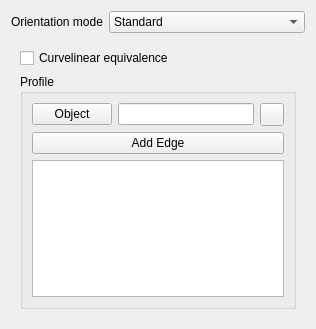
<?xml version="1.0" encoding="UTF-8"?>
<ui version="4.0">
 <class>PartDesignGui::TaskPipeOrientation</class>
 <widget class="QWidget" name="PartDesignGui::TaskPipeOrientation">
  <property name="geometry">
   <rect>
    <x>0</x>
    <y>0</y>
    <width>316</width>
    <height>329</height>
   </rect>
  </property>
  <property name="windowTitle">
   <string>Form</string>
  </property>
  <layout class="QVBoxLayout" name="verticalLayout_3">
   <item>
    <layout class="QHBoxLayout" name="horizontalLayout">
     <item>
      <widget class="QLabel" name="label_2">
       <property name="text">
        <string>Orientation mode</string>
       </property>
      </widget>
     </item>
     <item>
      <widget class="QComboBox" name="comboBoxMode">
       <property name="sizePolicy">
        <sizepolicy hsizetype="Expanding" vsizetype="Fixed">
         <horstretch>0</horstretch>
         <verstretch>0</verstretch>
        </sizepolicy>
       </property>
       <item>
        <property name="text">
         <string>Standard</string>
        </property>
       </item>
       <item>
        <property name="text">
         <string>Fixed</string>
        </property>
       </item>
       <item>
        <property name="text">
         <string>Frenet</string>
        </property>
       </item>
       <item>
        <property name="text">
         <string>Auxiliary</string>
        </property>
       </item>
       <item>
        <property name="text">
         <string>Binormal</string>
        </property>
       </item>
      </widget>
     </item>
    </layout>
   </item>
   <item>
    <widget class="QStackedWidget" name="stackedWidget">
     <property name="currentIndex">
      <number>3</number>
     </property>
     <widget class="QWidget" name="standard"/>
     <widget class="QWidget" name="fixed"/>
     <widget class="QWidget" name="frenet"/>
     <widget class="QWidget" name="auxiliary">
      <layout class="QVBoxLayout" name="verticalLayout_2">
       <item>
        <widget class="QCheckBox" name="curvelinear">
         <property name="text">
          <string>Curvelinear equivalence</string>
         </property>
        </widget>
       </item>
       <item>
        <widget class="QGroupBox" name="groupBox">
         <property name="sizePolicy">
          <sizepolicy hsizetype="Preferred" vsizetype="MinimumExpanding">
           <horstretch>0</horstretch>
           <verstretch>0</verstretch>
          </sizepolicy>
         </property>
         <property name="minimumSize">
          <size>
           <width>0</width>
           <height>230</height>
          </size>
         </property>
         <property name="title">
          <string>Profile</string>
         </property>
         <layout class="QVBoxLayout" name="verticalLayout">
          <item>
           <layout class="QHBoxLayout" name="horizontalLayout_2">
            <item>
             <widget class="QPushButton" name="buttonProfileBase">
              <property name="sizePolicy">
               <sizepolicy hsizetype="Minimum" vsizetype="Fixed">
                <horstretch>0</horstretch>
                <verstretch>0</verstretch>
               </sizepolicy>
              </property>
              <property name="text">
               <string>Object</string>
              </property>
              <property name="checkable">
               <bool>true</bool>
              </property>
             </widget>
            </item>
            <item>
             <widget class="QLineEdit" name="profileBaseEdit">
              <property name="readOnly">
               <bool>true</bool>
              </property>
             </widget>
            </item>
            <item>
             <widget class="QToolButton" name="buttonProfileClear">
              <property name="icon">
               <iconset resource="../../../Gui/Icons/resource.qrc">
                <normaloff>:/icons/edit-cleartext.svg</normaloff>:/icons/edit-cleartext.svg</iconset>
              </property>
             </widget>
            </item>
           </layout>
          </item>
          <item>
           <layout class="QHBoxLayout" name="horizontalLayout_4">
            <item>
             <widget class="QPushButton" name="buttonRefAdd">
              <property name="enabled">
               <bool>true</bool>
              </property>
              <property name="sizePolicy">
               <sizepolicy hsizetype="Expanding" vsizetype="Fixed">
                <horstretch>0</horstretch>
                <verstretch>0</verstretch>
               </sizepolicy>
              </property>
              <property name="text">
               <string>Add Edge</string>
              </property>
              <property name="checkable">
               <bool>true</bool>
              </property>
              <property name="checked">
               <bool>false</bool>
              </property>
             </widget>
            </item>
           </layout>
          </item>
          <item>
           <widget class="QTreeWidget" name="treeWidgetReferences">
            <property name="sizePolicy">
             <sizepolicy hsizetype="Expanding" vsizetype="MinimumExpanding">
              <horstretch>0</horstretch>
              <verstretch>0</verstretch>
             </sizepolicy>
            </property>
            <property name="minimumSize">
             <size>
              <width>0</width>
              <height>90</height>
             </size>
            </property>
            <property name="toolTip">
             <string>Right click or press 'Del' to delete the selected items.</string>
            </property>
            <property name="alternatingRowColors">
             <bool>false</bool>
            </property>
            <property name="selectionMode">
             <enum>QAbstractItemView::ExtendedSelection</enum>
            </property>
            <attribute name="headerVisible">
             <bool>false</bool>
            </attribute>
            <column>
             <property name="text">
              <string notr="true">1</string>
             </property>
            </column>
           </widget>
          </item>
         </layout>
        </widget>
       </item>
      </layout>
     </widget>
     <widget class="QWidget" name="binormal">
      <layout class="QVBoxLayout" name="verticalLayout_4">
       <item>
        <widget class="QLabel" name="label_5">
         <property name="text">
          <string>Set the constant binormal vector used to calculate the profiles orientation</string>
         </property>
         <property name="wordWrap">
          <bool>true</bool>
         </property>
        </widget>
       </item>
       <item>
        <layout class="QFormLayout" name="formLayout">
         <property name="fieldGrowthPolicy">
          <enum>QFormLayout::ExpandingFieldsGrow</enum>
         </property>
         <property name="labelAlignment">
          <set>Qt::AlignLeading|Qt::AlignLeft|Qt::AlignVCenter</set>
         </property>
         <property name="formAlignment">
          <set>Qt::AlignRight|Qt::AlignTop|Qt::AlignTrailing</set>
         </property>
         <property name="horizontalSpacing">
          <number>20</number>
         </property>
         <item row="1" column="0">
          <widget class="QLabel" name="label">
           <property name="text">
            <string>X</string>
           </property>
          </widget>
         </item>
         <item row="2" column="0">
          <widget class="QLabel" name="label_3">
           <property name="text">
            <string>Y</string>
           </property>
          </widget>
         </item>
         <item row="3" column="0">
          <widget class="QLabel" name="label_4">
           <property name="text">
            <string>Z</string>
           </property>
          </widget>
         </item>
         <item row="1" column="1">
          <widget class="QDoubleSpinBox" name="doubleSpinBoxX">
           <property name="sizePolicy">
            <sizepolicy hsizetype="Expanding" vsizetype="Fixed">
             <horstretch>0</horstretch>
             <verstretch>0</verstretch>
            </sizepolicy>
           </property>
           <property name="minimum">
            <double>-99.000000000000000</double>
           </property>
          </widget>
         </item>
         <item row="2" column="1">
          <widget class="QDoubleSpinBox" name="doubleSpinBoxY">
           <property name="sizePolicy">
            <sizepolicy hsizetype="Expanding" vsizetype="Fixed">
             <horstretch>0</horstretch>
             <verstretch>0</verstretch>
            </sizepolicy>
           </property>
           <property name="minimum">
            <double>-99.000000000000000</double>
           </property>
          </widget>
         </item>
         <item row="3" column="1">
          <widget class="QDoubleSpinBox" name="doubleSpinBoxZ">
           <property name="sizePolicy">
            <sizepolicy hsizetype="Expanding" vsizetype="Fixed">
             <horstretch>0</horstretch>
             <verstretch>0</verstretch>
            </sizepolicy>
           </property>
           <property name="minimum">
            <double>-99.000000000000000</double>
           </property>
          </widget>
         </item>
        </layout>
       </item>
      </layout>
     </widget>
    </widget>
   </item>
  </layout>
 </widget>
 <resources>
  <include location="../../../Gui/Icons/resource.qrc"/>
 </resources>
 <connections/>
</ui>
